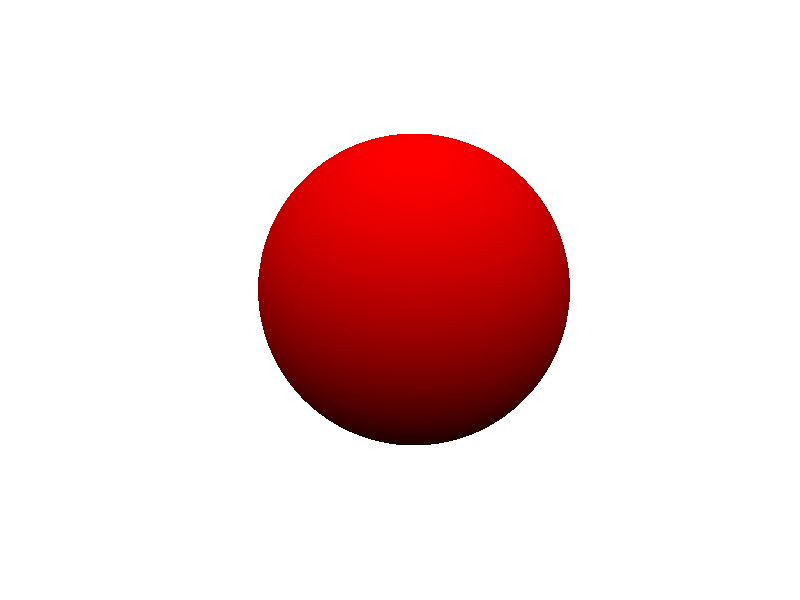

This figure's MATLAB source: (Note: this script raises an error after producing the figure.)
[X, Y, Z] = sphere(64); h = surf(X, Y, Z); 
axis square vis3d off;
reds = zeros(256, 3); reds(:, 1) = (0:256.-1)/255;
colormap(reds); shading interp; lighting phong;
set(h, 'AmbientStrength', 0.75, 'DiffuseStrength', 0.5);
L1 = light('Position', [-1, -1, -1]);